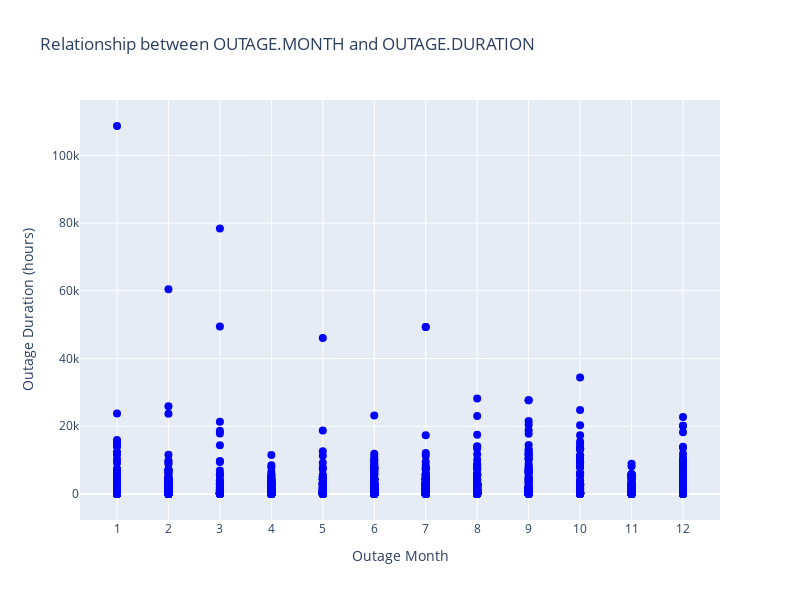

The cell this chart's notebook holds for it:
### Code cell
fig = go.Figure()

# Add scatter plot to the figure
fig.add_trace(go.Scatter(
    x=df2['OUTAGE.MONTH'], 
    y=df2['OUTAGE.DURATION'], 
    mode='markers', 
    marker=dict(color='blue', size=8),
    name='Power Outages'
))

# Add titles and labels
fig.update_layout(
    title='Relationship between OUTAGE.MONTH and OUTAGE.DURATION',
    xaxis_title='Outage Month',
    yaxis_title='Outage Duration (hours)',
    xaxis=dict(dtick=1),
    template='plotly',
    height=600,
    width=800
)

# Show the interactive plot
fig.show()

### Figure 1 — Plotly figure (JSON) as saved in the notebook; plotly's stock layout.template omitted (floating-point values rounded to 4 significant figures; data arrays with more than 128 entries replaced by an {"elided": "..."} marker saying what was removed)
{"data": [{"marker": {"color": "blue", "size": 8}, "mode": "markers", "name": "Power Outages", "type": "scatter", "x": {"elided": "1534 int values"}, "y": {"elided": "1534 int values"}}], "layout": {"height": 600, "title": {"text": "Relationship between OUTAGE.MONTH and OUTAGE.DURATION"}, "width": 800, "xaxis": {"autorange": true, "dtick": 1, "range": [0.2809, 12.72], "title": {"text": "Outage Month"}, "type": "linear"}, "yaxis": {"autorange": true, "range": [-7677.0, 116300.0], "title": {"text": "Outage Duration (hours)"}, "type": "linear"}}}
